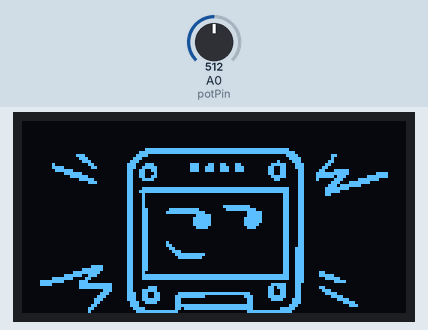
Bench run of a sketch on a simulated Arduino Uno, built with avr-gcc and run on an emulated ATmega328P. Shown: 128×64 one-colour display. Inputs (shaded band) come from the test bench; at power-on: A0 (potPin) = 512. What the sketch prints to the serial monitor is not drawn.

Above: at 1.2 s.
1.3 s: A0 (potPin) set to 531
At 2.5 s:
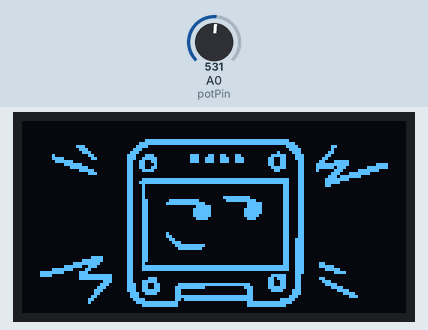
2.8 s: A0 (potPin) set to 716
At 3.5 s:
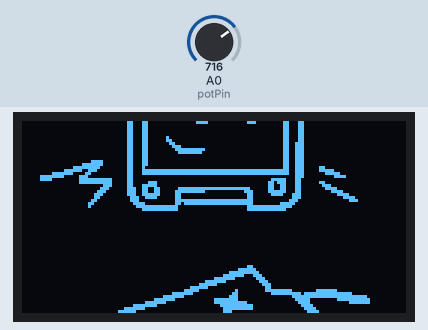
4.3 s: A0 (potPin) set to 683
At 5.6 s:
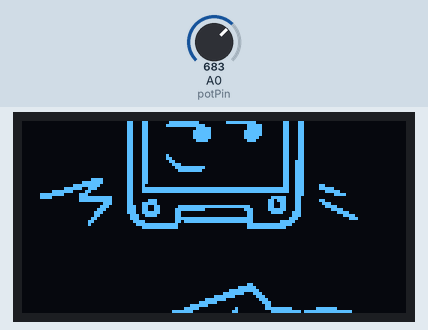
5.9 s: A0 (potPin) set to 656
At 7.4 s:
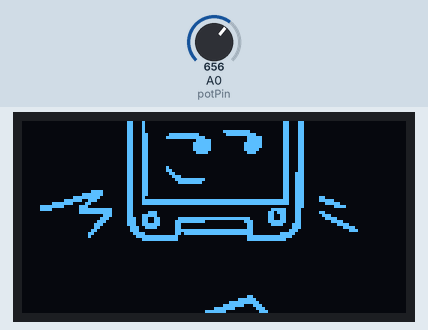
Timing chart, 0 to 8.4 s (numbered marks = the images above; inputs shaded):
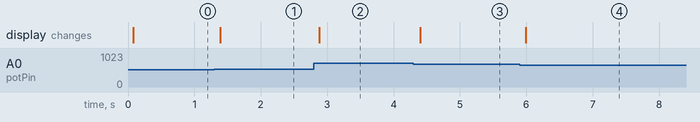

The sketch:

sketch_aug28d_Codigo_scroll12.ino
```cpp
// prueba de scroll vertical controlado por potenciometro. parrafo 1 de haiku, para luego pasar a la imagen de un bob esponja arduino lol
#include <Wire.h>
#include <Adafruit_GFX.h>
#include <Adafruit_SSD1306.h>

#define SCREEN_WIDTH 128
#define SCREEN_HEIGHT 64
#define OLED_RESET -1
Adafruit_SSD1306 pantallita(SCREEN_WIDTH, SCREEN_HEIGHT, &Wire, OLED_RESET);


//  pin para el potenciómetro
int potPin = A0;

// Parrafo 1
String haiku1 = "Codigo arduino";

// Parrafo 2
String haiku2 = "OLED ya encendido";

// Parrafo 3
String haiku3 = "Cerebro fundido";

const unsigned char imagen1[] PROGMEM = {
  0x00, 0x00, 0x00, 0x00, 0x00, 0x00, 0x00, 0x00, 0x00, 0x00, 0x00, 0x00, 0x00, 0x00, 0x00, 0x00,
  0x00, 0x00, 0x00, 0x00, 0x00, 0x00, 0x00, 0x00, 0x00, 0x00, 0x00, 0x00, 0x00, 0x00, 0x00, 0x00,
  0x00, 0x00, 0x00, 0x00, 0x00, 0x00, 0x00, 0x00, 0x00, 0x00, 0x00, 0x00, 0x00, 0x00, 0x00, 0x00,
  0x00, 0x00, 0x00, 0x00, 0x00, 0x00, 0x00, 0x00, 0x00, 0x00, 0x00, 0x00, 0x00, 0x00, 0x00, 0x00,
  0x00, 0x00, 0x00, 0x00, 0x00, 0x00, 0x00, 0x00, 0x00, 0x00, 0x00, 0x00, 0x00, 0x00, 0x00, 0x00,
  0x00, 0x00, 0x00, 0x00, 0x00, 0x00, 0x00, 0x00, 0x00, 0x00, 0x00, 0x00, 0x00, 0x00, 0x00, 0x00,
  0x00, 0x00, 0x00, 0x00, 0x00, 0x00, 0x00, 0x00, 0x00, 0x00, 0x00, 0x00, 0x00, 0x00, 0x00, 0x00,
  0x00, 0x00, 0x00, 0x00, 0x00, 0x00, 0x00, 0x00, 0x00, 0x00, 0x00, 0x00, 0x00, 0x00, 0x00, 0x00,
  0x00, 0x00, 0x00, 0x00, 0x00, 0x00, 0x00, 0x00, 0x00, 0x00, 0x00, 0x00, 0x00, 0x00, 0x00, 0x00,
  0x00, 0x00, 0x00, 0x00, 0x00, 0x00, 0x00, 0x00, 0x00, 0x00, 0x00, 0x00, 0x00, 0x00, 0x00, 0x00,
  0x00, 0x00, 0x00, 0x00, 0x00, 0x00, 0x00, 0x00, 0x00, 0x00, 0x00, 0x00, 0x00, 0x00, 0x00, 0x00,
  0x00, 0x00, 0x00, 0x00, 0x00, 0x00, 0x00, 0x00, 0x00, 0x00, 0x00, 0x00, 0x00, 0x00, 0x00, 0x00,
  0x00, 0x00, 0x00, 0x00, 0x00, 0x00, 0x00, 0x00, 0x00, 0x00, 0x00, 0x00, 0x00, 0x00, 0x00, 0x00,
  0x00, 0x00, 0x00, 0x00, 0x00, 0x00, 0x00, 0x00, 0x00, 0x00, 0x00, 0x00, 0x00, 0x00, 0x00, 0x00,
  0x00, 0x00, 0x00, 0x00, 0x00, 0x00, 0x00, 0x00, 0x00, 0x00, 0x00, 0x00, 0x00, 0x00, 0x00, 0x00,
  0x00, 0x00, 0x00, 0x00, 0x00, 0x00, 0x00, 0x00, 0x00, 0x00, 0x00, 0x00, 0x00, 0x00, 0x00, 0x00,
  0x00, 0x00, 0x00, 0x00, 0x00, 0x00, 0x00, 0x00, 0x00, 0x00, 0x00, 0x00, 0x00, 0x00, 0x00, 0x00,
  0x00, 0x00, 0x00, 0x00, 0x00, 0x00, 0x00, 0x00, 0x00, 0x00, 0x00, 0x00, 0x00, 0x00, 0x00, 0x00,
  0x00, 0x00, 0x00, 0xff, 0xff, 0xff, 0xff, 0xfe, 0x00, 0x00, 0x00, 0x00, 0x00, 0x00, 0x00, 0x00,
  0x00, 0x00, 0x01, 0xff, 0xff, 0xff, 0xff, 0xff, 0x80, 0x00, 0x00, 0x00, 0x00, 0x00, 0x00, 0x00,
  0x00, 0x00, 0x01, 0xf8, 0x00, 0x03, 0xe0, 0x1f, 0x80, 0x00, 0x00, 0x00, 0x00, 0x00, 0x00, 0x00,
  0x00, 0x00, 0x01, 0x80, 0x00, 0x00, 0x00, 0x01, 0x80, 0x00, 0x00, 0x00, 0x00, 0x00, 0x00, 0x00,
  0x00, 0x00, 0x01, 0x80, 0x00, 0x00, 0x00, 0x01, 0x80, 0x00, 0x00, 0x00, 0x00, 0x00, 0x00, 0x00,
  0x00, 0x00, 0x01, 0x80, 0x00, 0x00, 0x07, 0x81, 0x80, 0x00, 0x00, 0x00, 0x00, 0x00, 0x00, 0x00,
  0x00, 0x00, 0x01, 0x81, 0xff, 0x00, 0x3f, 0xf1, 0x80, 0x00, 0x00, 0x00, 0x00, 0x00, 0x00, 0x00,
  0x00, 0x00, 0x01, 0x83, 0xff, 0xc0, 0x70, 0x31, 0xc0, 0x06, 0x00, 0x00, 0x00, 0x00, 0x00, 0x00,
  0x00, 0x00, 0x01, 0x87, 0x87, 0xe0, 0xe4, 0x31, 0xe0, 0x06, 0x00, 0x00, 0x00, 0x00, 0x00, 0x00,
  0x00, 0x00, 0x01, 0x8e, 0x00, 0xf1, 0xc4, 0x10, 0xf0, 0x06, 0x00, 0x00, 0x00, 0x00, 0x00, 0x00,
  0x00, 0x00, 0x01, 0x8c, 0x00, 0x31, 0x84, 0x18, 0x30, 0x0e, 0x00, 0x00, 0x00, 0x00, 0x00, 0x00,
  0x00, 0x00, 0x01, 0x8c, 0x00, 0x1f, 0x1f, 0x98, 0x10, 0x0e, 0x00, 0x00, 0x00, 0x00, 0x00, 0x00,
  0x00, 0x00, 0x01, 0x88, 0x0c, 0x0e, 0x1f, 0x98, 0x10, 0x0e, 0x00, 0x00, 0x00, 0x00, 0x00, 0x00,
  0x00, 0x00, 0x01, 0x88, 0x70, 0x1f, 0x06, 0x18, 0x10, 0x0c, 0x10, 0xce, 0x23, 0xf8, 0x00, 0x00,
  0x00, 0x00, 0x01, 0x8c, 0x00, 0x33, 0xc4, 0x10, 0x10, 0x18, 0x11, 0xcf, 0x37, 0x18, 0x00, 0x00,
  0x00, 0x00, 0x01, 0x8c, 0x00, 0x71, 0xe0, 0x30, 0x10, 0x18, 0x11, 0xcf, 0xb7, 0x18, 0x00, 0x00,
  0x00, 0x00, 0x01, 0x8f, 0x01, 0xe0, 0xf0, 0x70, 0x10, 0x38, 0x11, 0x8d, 0xf7, 0x18, 0x00, 0x00,
  0x00, 0x00, 0x01, 0x87, 0xc7, 0xc0, 0x7f, 0xf0, 0x10, 0x70, 0x11, 0x8c, 0xf7, 0x18, 0x00, 0x00,
  0x00, 0x00, 0x01, 0x81, 0xff, 0x00, 0x1f, 0xc0, 0x10, 0x70, 0x10, 0x8c, 0xe7, 0x18, 0x00, 0x00,
  0x00, 0x00, 0x0f, 0x80, 0x7c, 0x00, 0x04, 0x00, 0x1f, 0xe0, 0x10, 0x8c, 0x67, 0x18, 0x00, 0x00,
  0x00, 0x00, 0x79, 0x80, 0x00, 0x00, 0x00, 0x00, 0x1f, 0x80, 0x1f, 0x8c, 0x07, 0xf0, 0x00, 0x00,
  0x00, 0x00, 0xf1, 0x80, 0x00, 0x00, 0x00, 0x00, 0x10, 0x00, 0x00, 0x00, 0x00, 0x00, 0x00, 0x00,
  0x00, 0x03, 0xc1, 0x81, 0x80, 0x00, 0x00, 0xe0, 0x10, 0x00, 0x00, 0x00, 0x00, 0x00, 0x00, 0x00,
  0x00, 0x03, 0x81, 0x81, 0xe0, 0x00, 0x01, 0xe0, 0x10, 0x00, 0x00, 0x00, 0x00, 0x00, 0x00, 0x00,
  0x00, 0x07, 0x87, 0x80, 0xf0, 0x00, 0x03, 0xc0, 0x10, 0x00, 0x00, 0xe0, 0x08, 0x00, 0x00, 0x00,
  0x00, 0x0f, 0x04, 0x00, 0x3c, 0x00, 0x0e, 0x00, 0x10, 0x00, 0x01, 0xf8, 0x1c, 0x00, 0x00, 0x00,
  0x00, 0x0e, 0x04, 0x00, 0x1f, 0xc0, 0x7c, 0x00, 0x10, 0x00, 0x03, 0x88, 0x1c, 0x00, 0x00, 0x00,
  0x00, 0x0e, 0x04, 0x00, 0x0f, 0xff, 0xf0, 0x00, 0x10, 0x00, 0x03, 0x98, 0x3c, 0x00, 0x00, 0x00,
  0x00, 0x0c, 0x04, 0x00, 0x01, 0xff, 0xe0, 0x00, 0x10, 0x00, 0x03, 0x98, 0x6c, 0x00, 0x00, 0x00,
  0x00, 0x0c, 0x04, 0x00, 0x00, 0x0e, 0x00, 0x00, 0x70, 0x00, 0x03, 0xb0, 0xef, 0xe0, 0x00, 0x00,
  0x00, 0x0c, 0x07, 0x00, 0x00, 0x00, 0x00, 0x00, 0xf0, 0x00, 0x03, 0xf0, 0xff, 0xe0, 0x00, 0x00,
  0x00, 0x0c, 0x07, 0x00, 0x00, 0x00, 0x00, 0x00, 0xc0, 0x00, 0x03, 0xf0, 0x7f, 0xe0, 0x00, 0x00,
  0x00, 0x08, 0x03, 0xcf, 0xff, 0xff, 0xff, 0xfd, 0xc0, 0x00, 0x03, 0xb8, 0x0e, 0x00, 0x00, 0x00,
  0x00, 0x00, 0x01, 0xff, 0xff, 0xff, 0xff, 0xff, 0xc0, 0x00, 0x03, 0x9e, 0x0e, 0x00, 0x00, 0x00,
  0x00, 0x00, 0x00, 0x7c, 0x0c, 0x00, 0x30, 0x07, 0xc0, 0x00, 0x03, 0x8e, 0x06, 0x00, 0x00, 0x00,
  0x00, 0x00, 0x00, 0x00, 0x0c, 0x00, 0x30, 0x00, 0x00, 0x00, 0x01, 0x04, 0x00, 0x00, 0x00, 0x00,
  0x00, 0x00, 0x00, 0x00, 0x0c, 0x00, 0x30, 0x00, 0x00, 0x00, 0x00, 0x00, 0x00, 0x00, 0x00, 0x00,
  0x00, 0x00, 0x00, 0x00, 0x0c, 0x00, 0x30, 0x00, 0x00, 0x00, 0x00, 0x00, 0x00, 0x00, 0x00, 0x00,
  0x00, 0x00, 0x00, 0x00, 0x0c, 0x00, 0x30, 0x00, 0x00, 0x00, 0x00, 0x00, 0x00, 0x00, 0x00, 0x00,
  0x00, 0x00, 0x00, 0x00, 0x0c, 0x00, 0x30, 0x00, 0x00, 0x00, 0x00, 0x00, 0x00, 0x00, 0x00, 0x00,
  0x00, 0x00, 0x00, 0x00, 0x0c, 0x00, 0x30, 0x00, 0x00, 0x00, 0x00, 0x00, 0x00, 0x00, 0x00, 0x00,
  0x00, 0x00, 0x00, 0x00, 0x3c, 0x00, 0x3f, 0x00, 0x00, 0x00, 0x00, 0x00, 0x00, 0x00, 0x00, 0x00,
  0x00, 0x00, 0x00, 0x00, 0x7c, 0x00, 0x3f, 0x00, 0x00, 0x00, 0x00, 0x00, 0x00, 0x00, 0x00, 0x00,
  0x00, 0x00, 0x00, 0x00, 0x78, 0x00, 0x1e, 0x00, 0x00, 0x00, 0x00, 0x00, 0x00, 0x00, 0x00, 0x00,
  0x00, 0x00, 0x00, 0x00, 0x00, 0x00, 0x00, 0x00, 0x00, 0x00, 0x00, 0x00, 0x00, 0x00, 0x00, 0x00,
  0x00, 0x00, 0x00, 0x00, 0x00, 0x00, 0x00, 0x00, 0x00, 0x00, 0x00, 0x00, 0x00, 0x00, 0x00, 0x00
};

const unsigned char imagen2[] PROGMEM = {
0x00, 0x00, 0x00, 0x00, 0x00, 0x00, 0x00, 0x00, 0x00, 0x00, 0x00, 0x00, 0x00, 0x00, 0x00, 0x00,
	0x00, 0x00, 0x00, 0x00, 0x00, 0x00, 0x00, 0x00, 0x00, 0x00, 0x00, 0x00, 0x00, 0x00, 0x00, 0x00,
	0x00, 0x00, 0x00, 0x00, 0x00, 0x00, 0x00, 0x00, 0x00, 0x00, 0x00, 0x00, 0x00, 0x00, 0x00, 0x00,
	0x00, 0x00, 0x00, 0x00, 0x00, 0x00, 0x00, 0x00, 0x00, 0x00, 0x00, 0x00, 0x00, 0x00, 0x00, 0x00,
	0x00, 0x00, 0x00, 0x00, 0x00, 0x7f, 0xff, 0xff, 0xff, 0xff, 0xff, 0x80, 0x00, 0x00, 0x00, 0x00,
	0x00, 0x00, 0x00, 0x00, 0x01, 0xff, 0xff, 0xff, 0xff, 0xff, 0xff, 0xe0, 0x00, 0x00, 0x00, 0x00,
	0x00, 0x00, 0x38, 0x00, 0x03, 0xc0, 0x00, 0x00, 0x00, 0x00, 0x00, 0xf0, 0x01, 0x80, 0x00, 0x00,
	0x00, 0x00, 0x1c, 0x00, 0x07, 0x00, 0x00, 0x00, 0x00, 0x00, 0x00, 0x78, 0x01, 0x00, 0x00, 0x00,
	0x00, 0x00, 0x0e, 0x00, 0x0e, 0x00, 0x00, 0x00, 0x00, 0x00, 0x04, 0x38, 0x03, 0x00, 0x00, 0x00,
	0x00, 0x20, 0x03, 0x00, 0x1c, 0x70, 0x00, 0xe3, 0x31, 0x80, 0x1f, 0x1c, 0x06, 0x00, 0x00, 0x00,
	0x00, 0x3c, 0x01, 0x80, 0x1c, 0xf8, 0x00, 0xe7, 0x39, 0xc0, 0x33, 0x1c, 0x0c, 0x00, 0x00, 0x00,
	0x00, 0x1f, 0x80, 0x00, 0x19, 0x98, 0x00, 0xe7, 0x39, 0xc0, 0x33, 0x0c, 0x18, 0xf8, 0x00, 0x00,
	0x00, 0x03, 0xf0, 0x00, 0x19, 0x88, 0x00, 0x00, 0x00, 0x00, 0x33, 0x0c, 0x3f, 0xf8, 0x03, 0xc0,
	0x00, 0x00, 0xfc, 0x00, 0x19, 0x98, 0x00, 0x00, 0x00, 0x00, 0x1f, 0x0c, 0x3f, 0x70, 0x1f, 0xc0,
	0x00, 0x00, 0x1f, 0x00, 0x18, 0xf0, 0x00, 0x00, 0x00, 0x00, 0x0c, 0x0c, 0x20, 0xe0, 0xfe, 0x00,
	0x00, 0x00, 0x03, 0x80, 0x18, 0x00, 0x00, 0x00, 0x00, 0x00, 0x00, 0x0c, 0x01, 0xc7, 0xf0, 0x00,
	0x00, 0x00, 0x00, 0x00, 0x18, 0x00, 0x00, 0x00, 0x00, 0x00, 0x00, 0x0c, 0x03, 0xbf, 0x80, 0x00,
	0x00, 0x00, 0x00, 0x00, 0x18, 0xff, 0xff, 0xff, 0xff, 0xff, 0xff, 0x8c, 0x07, 0xf8, 0x00, 0x00,
	0x00, 0x00, 0x00, 0x00, 0x19, 0xff, 0xff, 0xff, 0xff, 0xff, 0xff, 0x8c, 0x07, 0xc0, 0x00, 0x00,
	0x00, 0x00, 0x00, 0x00, 0x18, 0x80, 0x00, 0x00, 0x00, 0x00, 0x01, 0x8c, 0x06, 0x00, 0x00, 0x00,
	0x00, 0x00, 0x00, 0x00, 0x18, 0x80, 0x00, 0x00, 0x00, 0x00, 0x01, 0x8c, 0x00, 0x00, 0x00, 0x00,
	0x00, 0x00, 0x00, 0x00, 0x18, 0x80, 0x00, 0x00, 0x00, 0x00, 0x01, 0x8c, 0x00, 0x00, 0x00, 0x00,
	0x00, 0x00, 0x00, 0x00, 0x18, 0x80, 0x00, 0x00, 0x00, 0x00, 0x01, 0x8c, 0x00, 0x00, 0x00, 0x00,
	0x00, 0x00, 0x00, 0x00, 0x18, 0x80, 0x00, 0x00, 0x1f, 0xf0, 0x01, 0x8c, 0x00, 0x00, 0x00, 0x00,
	0x00, 0x00, 0x00, 0x00, 0x18, 0xc0, 0x7f, 0xe0, 0x0f, 0xfc, 0x01, 0x8c, 0x00, 0x00, 0x00, 0x00,
	0x00, 0x00, 0x00, 0x00, 0x18, 0xc0, 0xff, 0xf8, 0x00, 0x1f, 0x01, 0x8c, 0x00, 0x00, 0x00, 0x00,
	0x00, 0x00, 0x00, 0x00, 0x18, 0xc0, 0x00, 0x3e, 0x00, 0x1f, 0x01, 0x8c, 0x00, 0x00, 0x00, 0x00,
	0x00, 0x00, 0x00, 0x00, 0x18, 0xc0, 0x00, 0x7e, 0x00, 0x3f, 0x01, 0x8c, 0x00, 0x00, 0x00, 0x00,
	0x00, 0x00, 0x00, 0x00, 0x18, 0xc0, 0x00, 0x7e, 0x00, 0x3f, 0x01, 0x8c, 0x00, 0x00, 0x00, 0x00,
	0x00, 0x00, 0x00, 0x00, 0x18, 0xc0, 0x00, 0x7e, 0x00, 0x3e, 0x01, 0x8c, 0x00, 0x00, 0x00, 0x00,
	0x00, 0x00, 0x00, 0x00, 0x18, 0xc0, 0x00, 0x3c, 0x00, 0x1c, 0x01, 0x8c, 0x00, 0x00, 0x00, 0x00,
	0x00, 0x00, 0x00, 0x00, 0x18, 0xc0, 0x00, 0x00, 0x00, 0x00, 0x01, 0x8c, 0x00, 0x00, 0x00, 0x00,
	0x00, 0x00, 0x00, 0x00, 0x18, 0xc0, 0x00, 0x00, 0x00, 0x00, 0x01, 0x8c, 0x00, 0x00, 0x00, 0x00,
	0x00, 0x00, 0x00, 0x00, 0x18, 0xc0, 0x00, 0x00, 0x00, 0x00, 0x01, 0x8c, 0x00, 0x00, 0x00, 0x00,
	0x00, 0x00, 0x00, 0x00, 0x18, 0xc0, 0x00, 0x00, 0x00, 0x00, 0x01, 0x8c, 0x00, 0x00, 0x00, 0x00,
	0x00, 0x00, 0x00, 0x00, 0x18, 0xc0, 0x80, 0x00, 0x00, 0x00, 0x01, 0x8c, 0x00, 0x00, 0x00, 0x00,
	0x00, 0x00, 0x00, 0x00, 0x18, 0xc0, 0xc0, 0x00, 0x00, 0x00, 0x01, 0x8c, 0x00, 0x00, 0x00, 0x00,
	0x00, 0x00, 0x00, 0x00, 0x18, 0xc0, 0x60, 0x00, 0x00, 0x00, 0x01, 0x9c, 0x00, 0x00, 0x00, 0x00,
	0x00, 0x00, 0x00, 0x00, 0x18, 0xc0, 0x38, 0x00, 0x00, 0x00, 0x01, 0x9c, 0x00, 0x00, 0x00, 0x00,
	0x00, 0x00, 0x00, 0x00, 0x18, 0xc0, 0x1f, 0xf8, 0x00, 0x00, 0x01, 0x9c, 0x00, 0x00, 0x00, 0x00,
	0x00, 0x00, 0x00, 0x00, 0x18, 0xc0, 0x0f, 0xf0, 0x00, 0x00, 0x01, 0x9c, 0x00, 0x00, 0x00, 0x00,
	0x00, 0x00, 0x00, 0x00, 0x18, 0xc0, 0x00, 0x00, 0x00, 0x00, 0x01, 0x9c, 0x00, 0x00, 0x00, 0x00,
	0x00, 0x00, 0x00, 0x00, 0x18, 0xc0, 0x00, 0x00, 0x00, 0x00, 0x01, 0x9c, 0x00, 0x00, 0x00, 0x00,
	0x00, 0x00, 0x01, 0xe0, 0x18, 0xc0, 0x00, 0x00, 0x00, 0x00, 0x01, 0x9c, 0x00, 0x00, 0x00, 0x00,
	0x00, 0x00, 0x0f, 0xe0, 0x18, 0xc0, 0x00, 0x00, 0x00, 0x00, 0x01, 0x9c, 0x00, 0x00, 0x00, 0x00,
	0x00, 0x00, 0x7f, 0xc0, 0x18, 0x80, 0x00, 0x00, 0x00, 0x00, 0x01, 0x9c, 0x18, 0x00, 0x00, 0x00,
	0x00, 0x03, 0xf3, 0x80, 0x18, 0xff, 0xff, 0xff, 0xff, 0xff, 0xff, 0x9c, 0x1f, 0x00, 0x00, 0x00,
	0x00, 0x3f, 0x86, 0x00, 0x18, 0xff, 0xff, 0xff, 0xff, 0xff, 0xff, 0x9c, 0x07, 0xc0, 0x00, 0x00,
	0x03, 0xfc, 0x1c, 0x00, 0x18, 0x00, 0x00, 0x00, 0x00, 0x00, 0x00, 0x1c, 0x00, 0xf0, 0x00, 0x00,
	0x03, 0xc0, 0x1f, 0xfc, 0x18, 0x00, 0x00, 0x00, 0x00, 0x00, 0x1f, 0x18, 0x00, 0x00, 0x00, 0x00,
	0x00, 0x00, 0x1f, 0xfc, 0x18, 0x38, 0x00, 0x00, 0x00, 0x00, 0x37, 0x18, 0x18, 0x00, 0x00, 0x00,
	0x00, 0x00, 0x00, 0x1c, 0x18, 0xf8, 0x00, 0x00, 0x00, 0x00, 0x33, 0x18, 0x0e, 0x00, 0x00, 0x00,
	0x00, 0x00, 0x00, 0x38, 0x1c, 0xcc, 0x0f, 0xff, 0xff, 0xf0, 0x33, 0x18, 0x07, 0x80, 0x00, 0x00,
	0x00, 0x00, 0x00, 0x70, 0x1c, 0xcc, 0x1f, 0xf8, 0x00, 0x38, 0x3f, 0x18, 0x01, 0xe0, 0x00, 0x00,
	0x00, 0x00, 0x00, 0xe0, 0x1c, 0xfc, 0x18, 0x00, 0x00, 0x18, 0x1e, 0x38, 0x00, 0x78, 0x00, 0x00,
	0x00, 0x00, 0x00, 0xc0, 0x0e, 0x78, 0x18, 0x00, 0x00, 0x18, 0x00, 0x38, 0x00, 0x1e, 0x00, 0x00,
	0x00, 0x00, 0x01, 0x80, 0x0e, 0x00, 0x1f, 0xff, 0xff, 0xf8, 0x00, 0x70, 0x00, 0x07, 0x00, 0x00,
	0x00, 0x00, 0x03, 0x00, 0x07, 0x80, 0x1b, 0xff, 0xff, 0xf8, 0x03, 0xe0, 0x00, 0x00, 0x00, 0x00,
	0x00, 0x00, 0x02, 0x00, 0x03, 0xff, 0xf0, 0x00, 0x00, 0x1f, 0xff, 0xc0, 0x00, 0x00, 0x00, 0x00,
	0x00, 0x00, 0x00, 0x00, 0x00, 0xff, 0xf0, 0x00, 0x00, 0x1f, 0xff, 0x00, 0x00, 0x00, 0x00, 0x00,
	0x00, 0x00, 0x00, 0x00, 0x00, 0x00, 0x00, 0x00, 0x00, 0x00, 0x00, 0x00, 0x00, 0x00, 0x00, 0x00,
	0x00, 0x00, 0x00, 0x00, 0x00, 0x00, 0x00, 0x00, 0x00, 0x00, 0x00, 0x00, 0x00, 0x00, 0x00, 0x00,
	0x00, 0x00, 0x00, 0x00, 0x00, 0x00, 0x00, 0x00, 0x00, 0x00, 0x00, 0x00, 0x00, 0x00, 0x00, 0x00,
	0x00, 0x00, 0x00, 0x00, 0x00, 0x00, 0x00, 0x00, 0x00, 0x00, 0x00, 0x00, 0x00, 0x00, 0x00, 0x00
};

const unsigned char imagen3[] PROGMEM = {
  0x00, 0x00, 0x00, 0x00, 0x00, 0x00, 0x00, 0x00, 0x00, 0x00, 0x00, 0x00, 0x00, 0x00, 0x00, 0x00,
	0x00, 0x00, 0x00, 0x00, 0x00, 0x00, 0x00, 0x00, 0x00, 0x00, 0x00, 0x00, 0x00, 0x00, 0x00, 0x00,
	0x00, 0x00, 0x00, 0x00, 0x00, 0x00, 0x00, 0x00, 0x00, 0x00, 0x00, 0x00, 0x00, 0x00, 0x00, 0x00,
	0x00, 0x00, 0x00, 0x00, 0x00, 0x00, 0x00, 0x00, 0x00, 0x00, 0x00, 0x00, 0x00, 0x00, 0x00, 0x00,
	0x00, 0x00, 0x00, 0x00, 0x00, 0x00, 0x00, 0x00, 0x00, 0x18, 0x00, 0x00, 0x00, 0x00, 0x00, 0x00,
	0x00, 0x00, 0x00, 0x00, 0x00, 0x00, 0x00, 0x00, 0x00, 0xfc, 0x00, 0x00, 0x00, 0x00, 0x00, 0x00,
	0x00, 0x00, 0x00, 0x00, 0x00, 0x00, 0x00, 0x00, 0x07, 0xfe, 0x00, 0x00, 0x00, 0x00, 0x00, 0x00,
	0x00, 0x00, 0x00, 0x00, 0x00, 0x00, 0x00, 0x00, 0x1f, 0xc7, 0x00, 0x00, 0x00, 0x00, 0x00, 0x00,
	0x00, 0x00, 0x00, 0x00, 0x00, 0x00, 0x00, 0x00, 0xfe, 0x03, 0x80, 0x00, 0x00, 0x00, 0x00, 0x00,
	0x00, 0x00, 0x00, 0x00, 0x00, 0x00, 0x00, 0x07, 0xf0, 0x01, 0xc0, 0x00, 0x00, 0x00, 0x00, 0x00,
	0x00, 0x00, 0x00, 0x00, 0x00, 0x00, 0x00, 0x1f, 0x80, 0x00, 0xe0, 0x00, 0x00, 0x00, 0x00, 0x00,
	0x00, 0x00, 0x00, 0x00, 0x00, 0x00, 0x00, 0xfc, 0x00, 0x00, 0x60, 0x00, 0x00, 0x00, 0x00, 0x00,
	0x00, 0x00, 0x00, 0x00, 0x00, 0x00, 0x03, 0xe0, 0x01, 0x00, 0x7f, 0xc0, 0x3f, 0x80, 0x00, 0x00,
	0x00, 0x00, 0x00, 0x00, 0x00, 0x00, 0x3f, 0x80, 0x03, 0x00, 0x1f, 0xfb, 0xff, 0xfc, 0x00, 0x00,
	0x00, 0x00, 0x00, 0x00, 0x00, 0x01, 0xfc, 0x00, 0x07, 0x00, 0x00, 0x3f, 0xff, 0xff, 0xe0, 0x00,
	0x00, 0x00, 0x00, 0x00, 0x00, 0x0f, 0xe0, 0x00, 0xff, 0x00, 0x00, 0x1f, 0x00, 0x7f, 0xf0, 0x00,
	0x00, 0x00, 0x00, 0x00, 0x00, 0x7f, 0x00, 0x00, 0xff, 0xe0, 0x00, 0x0f, 0x00, 0x07, 0xf0, 0x00,
	0x00, 0x00, 0x00, 0x00, 0x07, 0xf8, 0x00, 0x00, 0x3f, 0xf8, 0x00, 0x07, 0x80, 0x00, 0x00, 0x00,
	0x00, 0x00, 0x00, 0x00, 0x3f, 0x80, 0x00, 0x00, 0x1f, 0xf8, 0x00, 0x03, 0xc0, 0x00, 0x00, 0x00,
	0x00, 0x00, 0x00, 0x00, 0xfc, 0x00, 0x00, 0x00, 0x1c, 0x00, 0x00, 0x01, 0xe0, 0x00, 0x00, 0x00,
	0x00, 0x00, 0x00, 0x03, 0xf0, 0x00, 0x01, 0x80, 0x38, 0x00, 0x00, 0x00, 0xe0, 0x00, 0x00, 0x00,
	0x00, 0x00, 0x00, 0x03, 0x80, 0x00, 0x03, 0x00, 0x38, 0x00, 0x00, 0x00, 0x70, 0x00, 0x00, 0x00,
	0x00, 0x00, 0x00, 0x03, 0x80, 0x00, 0x07, 0x00, 0x30, 0x00, 0x06, 0x00, 0x38, 0x00, 0x00, 0x00,
	0x00, 0x00, 0x00, 0x07, 0xc0, 0x00, 0xff, 0x80, 0x00, 0x00, 0x3f, 0x00, 0x1c, 0x00, 0x00, 0x00,
	0x00, 0x00, 0x00, 0x07, 0xe0, 0x01, 0xff, 0xfe, 0x00, 0x00, 0xff, 0x80, 0x0e, 0x00, 0x00, 0x00,
	0x00, 0x00, 0x00, 0x07, 0x70, 0x00, 0x7f, 0xfe, 0x00, 0x03, 0xf3, 0x80, 0x07, 0x00, 0x00, 0x00,
	0x00, 0x00, 0x00, 0x07, 0x38, 0x00, 0x0e, 0xfc, 0x00, 0x0f, 0xc1, 0x80, 0x03, 0x00, 0x00, 0x00,
	0x00, 0x00, 0x00, 0x07, 0x1c, 0x00, 0x1c, 0x00, 0x00, 0x3f, 0x01, 0xc0, 0x03, 0x80, 0x00, 0x00,
	0x00, 0x00, 0x00, 0x03, 0x0e, 0x00, 0x1c, 0x00, 0x01, 0xfc, 0x01, 0xc0, 0x01, 0xc0, 0x00, 0x00,
	0x00, 0x00, 0x00, 0x03, 0x07, 0x00, 0x1c, 0x00, 0x07, 0xfe, 0x01, 0xc0, 0x00, 0xe0, 0x00, 0x00,
	0x00, 0x00, 0x00, 0x03, 0x03, 0x80, 0x18, 0x00, 0x3f, 0x1f, 0x03, 0xc0, 0x00, 0x60, 0x00, 0x00,
	0x00, 0x00, 0x00, 0x03, 0x03, 0xc0, 0x10, 0x01, 0xfc, 0x0f, 0xff, 0x80, 0x00, 0xf0, 0x00, 0x00,
	0x00, 0x00, 0x00, 0x03, 0x01, 0xc0, 0x00, 0x07, 0xe0, 0x07, 0xff, 0x00, 0x03, 0xf0, 0x00, 0x00,
	0x00, 0x00, 0x00, 0x03, 0x80, 0xe0, 0x00, 0x1f, 0x00, 0x01, 0xfe, 0x00, 0x0f, 0xb0, 0x00, 0x00,
	0x00, 0x00, 0x00, 0x00, 0xc0, 0x70, 0x00, 0x78, 0x00, 0x00, 0x20, 0x00, 0x7e, 0x30, 0x00, 0x00,
	0x00, 0x00, 0x00, 0x00, 0x60, 0x38, 0x00, 0xe0, 0x00, 0x00, 0x00, 0x01, 0xf8, 0x30, 0x00, 0x00,
	0x00, 0x00, 0x00, 0x00, 0x30, 0x1c, 0x00, 0x00, 0x00, 0x00, 0x00, 0x0f, 0xe0, 0x30, 0x00, 0x00,
	0x00, 0x00, 0x00, 0x00, 0x1b, 0x8e, 0x00, 0x00, 0x00, 0x00, 0x00, 0x7f, 0x00, 0x30, 0x00, 0x00,
	0x00, 0x00, 0x00, 0x00, 0x0f, 0x87, 0x00, 0x00, 0x00, 0x00, 0x03, 0xf8, 0x00, 0x70, 0x00, 0x00,
	0x00, 0x00, 0x00, 0x00, 0x0f, 0x03, 0x80, 0x00, 0x00, 0x00, 0x0f, 0xc0, 0x00, 0x70, 0x00, 0x00,
	0x00, 0x00, 0x00, 0x00, 0x1f, 0x01, 0xc0, 0x00, 0x00, 0x00, 0x7e, 0x00, 0x01, 0xf0, 0x00, 0x00,
	0x00, 0x00, 0x00, 0x00, 0x3f, 0x81, 0xe0, 0x00, 0x00, 0x01, 0xf8, 0x00, 0x07, 0xc0, 0x00, 0x00,
	0x00, 0x00, 0x00, 0x00, 0x79, 0xc7, 0xe0, 0x00, 0x00, 0x0f, 0xc0, 0x00, 0x3f, 0x00, 0x00, 0x00,
	0x00, 0x00, 0x00, 0x01, 0xf0, 0xe7, 0xc0, 0x00, 0x00, 0x3f, 0x00, 0x00, 0xf8, 0x00, 0x00, 0x00,
	0x00, 0x00, 0x7c, 0x03, 0xe0, 0x77, 0x00, 0x00, 0x01, 0xfc, 0x00, 0xfb, 0xe0, 0x00, 0x00, 0x00,
	0x00, 0x00, 0x7f, 0xff, 0xc0, 0x3f, 0x80, 0x00, 0x07, 0xe0, 0x00, 0x7f, 0x80, 0x00, 0x00, 0x00,
	0x00, 0x00, 0x7f, 0xff, 0x00, 0x1f, 0xc0, 0x00, 0x3f, 0x80, 0x00, 0x7f, 0xc0, 0x07, 0x00, 0x00,
	0x00, 0x00, 0x01, 0xfe, 0x00, 0x0f, 0xc0, 0x01, 0xfc, 0x00, 0x01, 0xf7, 0xf8, 0x0f, 0x00, 0x00,
	0x00, 0x00, 0x00, 0x00, 0x00, 0x06, 0xe0, 0x07, 0xe0, 0x00, 0x0f, 0x80, 0xff, 0x1e, 0x00, 0x00,
	0x00, 0x00, 0x00, 0x00, 0x00, 0x06, 0x70, 0x3f, 0x80, 0x00, 0x7c, 0x00, 0x3f, 0xfc, 0x00, 0x00,
	0x00, 0x00, 0x00, 0x00, 0x00, 0x06, 0x38, 0xfc, 0x03, 0x81, 0xf0, 0x00, 0x07, 0xf8, 0x00, 0x00,
	0x00, 0x00, 0x00, 0x00, 0x00, 0x06, 0x3f, 0xe0, 0x03, 0xef, 0x80, 0x00, 0x00, 0xe0, 0x00, 0x00,
	0x00, 0x00, 0x00, 0x00, 0x00, 0x06, 0x0f, 0x80, 0x00, 0xfc, 0x00, 0x00, 0x00, 0x00, 0x00, 0x00,
	0x00, 0x00, 0x00, 0x00, 0x00, 0x06, 0x06, 0x00, 0x01, 0xfc, 0x00, 0x00, 0x00, 0x00, 0x00, 0x00,
	0x00, 0x00, 0x00, 0x00, 0x00, 0x03, 0x06, 0x00, 0x0f, 0x9f, 0x00, 0x18, 0x00, 0x00, 0x00, 0x00,
	0x00, 0x00, 0x00, 0x00, 0x00, 0x03, 0xc6, 0x00, 0x3c, 0x07, 0xc0, 0x38, 0x00, 0x00, 0x00, 0x00,
	0x00, 0x00, 0x00, 0x00, 0x00, 0x01, 0xe6, 0x01, 0xf0, 0x01, 0xf8, 0x38, 0x00, 0x00, 0x00, 0x00,
	0x00, 0x00, 0x00, 0x00, 0x00, 0x00, 0x76, 0x07, 0xc0, 0x00, 0x7e, 0x70, 0x00, 0x00, 0x00, 0x00,
	0x00, 0x00, 0x00, 0x00, 0x00, 0x00, 0x3e, 0x3e, 0x00, 0x00, 0x1f, 0xe0, 0x00, 0x00, 0x00, 0x00,
	0x00, 0x00, 0x00, 0x00, 0x00, 0x00, 0x3f, 0xf8, 0x00, 0x00, 0x03, 0xc0, 0x00, 0x00, 0x00, 0x00,
	0x00, 0x00, 0x00, 0x00, 0x00, 0x00, 0x07, 0xc0, 0x00, 0x00, 0x00, 0xc0, 0x00, 0x00, 0x00, 0x00,
	0x00, 0x00, 0x00, 0x00, 0x00, 0x00, 0x00, 0x00, 0x00, 0x00, 0x00, 0x00, 0x00, 0x00, 0x00, 0x00,
	0x00, 0x00, 0x00, 0x00, 0x00, 0x00, 0x00, 0x00, 0x00, 0x00, 0x00, 0x00, 0x00, 0x00, 0x00, 0x00,
	0x00, 0x00, 0x00, 0x00, 0x00, 0x00, 0x00, 0x00, 0x00, 0x00, 0x00, 0x00, 0x00, 0x00, 0x00, 0x00
};

// Constantes para calcular el tamaño del lienzo
const int PADDING = 10;      // Espacio vertical entre cada objeto en pantalla
const int TEXT_HEIGHT = 10;  // Altura estimada para el texto
const int IMAGE_HEIGHT = 64; // Altura de la imagen

// Altura total = texto + 3 imágenes + 4 separaciones
const int TOTAL_CONTENT_HEIGHT = TEXT_HEIGHT + (3 * IMAGE_HEIGHT) + (4 * PADDING);
const int MAX_SCROLL = TOTAL_CONTENT_HEIGHT > SCREEN_HEIGHT ? TOTAL_CONTENT_HEIGHT - SCREEN_HEIGHT : 0;

//const anteriores
//const int TOTAL_CONTENT_HEIGHT = TEXT_HEIGHT + IMAGE_HEIGHT + (PADDING * 2);
//const int MAX_SCROLL = TOTAL_CONTENT_HEIGHT > SCREEN_HEIGHT ? TOTAL_CONTENT_HEIGHT - SCREEN_HEIGHT : 0;

// Variable global que almacena la posición actual del scroll
int yScroll = 0;


void setup() {
  Serial.begin(9600);

  if (!pantallita.begin(SSD1306_SWITCHCAPVCC, 0x3C)) {
    Serial.println(F("Fallo al iniciar SSD1306"));
    while (1);
  }


  pantallita.clearDisplay();
  pantallita.setTextColor(SSD1306_WHITE);
  pantallita.setTextSize(1);
}

void loop() {


  int valorPot = analogRead(potPin);
  yScroll = map(valorPot, 0, 1023, 0, MAX_SCROLL);

  // Imprime el valor del potenciómetro en el monitor serie.
  Serial.print("Valor del Potenciómetro: ");
  Serial.println(valorPot);

  pantallita.clearDisplay();


   int y = 0;
   pantallita.setCursor(0, y - yScroll);
   pantallita.print(haiku1);

    int x = 0;
    pantallita.setCursor(500, y - yScroll);
    pantallita.print(haiku2);


 // Imagen A


  y += TEXT_HEIGHT + PADDING;
  pantallita.drawBitmap(0, y - yScroll, imagen1, 128, 64, SSD1306_WHITE);

  // Imagen B
  y += IMAGE_HEIGHT + PADDING;
  pantallita.drawBitmap(0, y - yScroll, imagen2, 128, 64, SSD1306_WHITE);

  // Imagen C
  y += IMAGE_HEIGHT + PADDING;
  pantallita.drawBitmap(0, y - yScroll, imagen3, 128, 64, SSD1306_WHITE);

  pantallita.display();


  delay(10);
}
```

Measured:
- the behaviour switches between 517 and 518 on A0 (potPin) (found by bisection; images 0 and 1)
- after the input at 1.3 s, the display: changes after 0.09 s (image 1)
- after the input at 2.8 s, the display: changes after 0.08 s (image 2)
- after the input at 4.3 s, the display: changes after 0.11 s (image 3)
- after the input at 5.9 s, the display: changes after 0.09 s (image 4)
